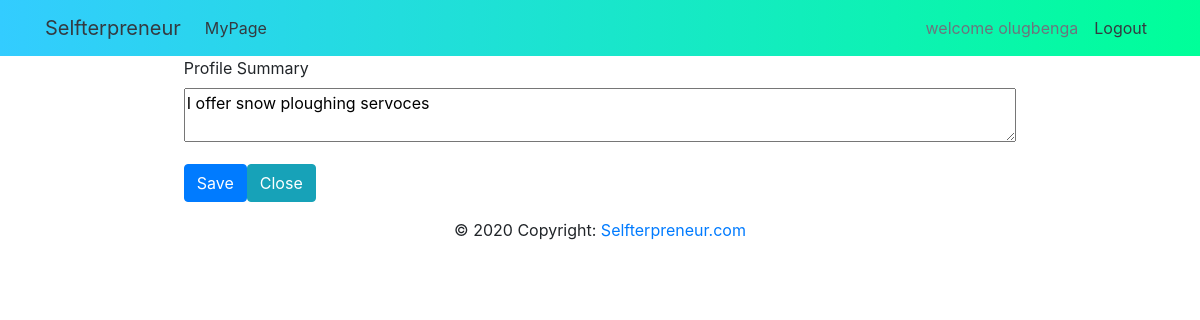
The page /profile/editprofilesummary (signed in) on the database as committed earlier.
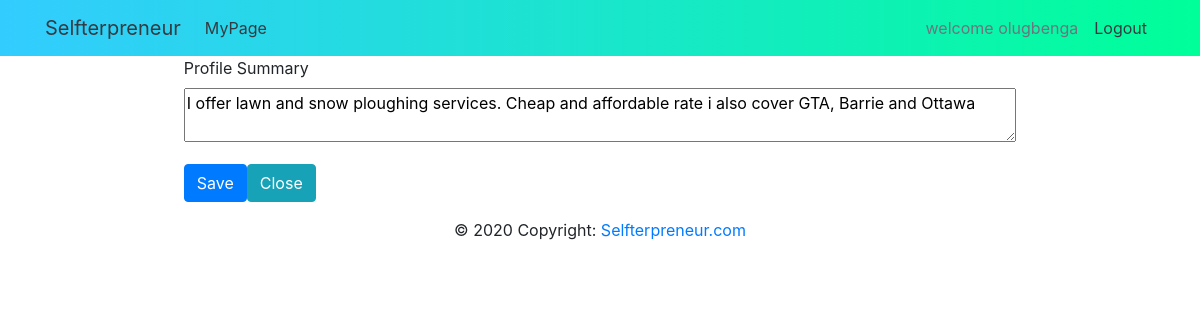
The same page on the database as committed later.
### app/auth/models.py (models this page shows, shortened)
class Personal_Info(db.Model):
    __tablename__ = 'personal_info'
    id = db.Column(db.Integer, primary_key=True)
    user_name = db.Column(db.String(100), nullable=False)
    user_email = db.Column(db.String(100), nullable=False)
    user_mobile_phone = db.Column(db.String(100))
    user_work_phone = db.Column(db.String(100))
    user_postcode= db.Column(db.String(100), nullable=False)
    user_city=db.Column(db.String(100))
    user_country =  db.Column(db.String(100))
    user_bio = db.Column(db.String(1000))
    user_url = db.Column(db.String(1000))
    user_twitter=db.Column(db.String(1000))
    user_facebook = db.Column(db.String(1000))
    user_id = db.Column(db.Integer, db.ForeignKey('users.id'), nullable = False)

### app/me/routes.py (the view, shortened to what this page needs)
@me.route("/profile/editprofilesummary", methods =["GET","POST"])
@login_required
def editprofilesummary():
    frmbio= frmAboutMe()
    return render_template("profilesummarydetails.html", frmbio = frmbio , title = "Edit about Me")

### app/me/forms.py
class frmAboutMe(FlaskForm):
    profile_summary = TextAreaField('Profile Summary')
    submit= SubmitField("Save")

### app/auth/models.py (called while the page is built)
@login_manager.user_loader
def load_user(id):
    return Users.query.get(int(id))

### app/me/templates/profilesummarydetails.html (shortened to what this page needs)
{% extends 'layout.html' %}
{% block page_body %}
{{ super() }}
<form class="mt-50 w-75 mx-auto" method="post" action="">
    <div class="form-group">
        {{ frmbio.profile_summary.label }}
        <textarea class="w-100 m-auto" id="profile_summary" name="profile_summary"
            placeholder="What services do you offer">{{ current_user.profile.user_bio }}</textarea>
    </div>
        <div class="form-groups">
            {{ frmbio.submit (class="btn btn-primary float-left")}}
        </div>
        <a href="{{ url_for('me.myprofile')}}" class="visible"><button id="btn-edit-myprofile" type="button"
                class="btn btn-info d-sm-block justify-content-center">Close
        </button></a>
</form>
{% endblock page_body %}

Rows that differ between the two databases and show on the page:
changed Personal_Info: profile_summary "I offer snow ploughing servoces" → "I offer lawn and snow ploughing services. Cheap and affordable rate i also cover GTA, Barrie and Ottawa"
